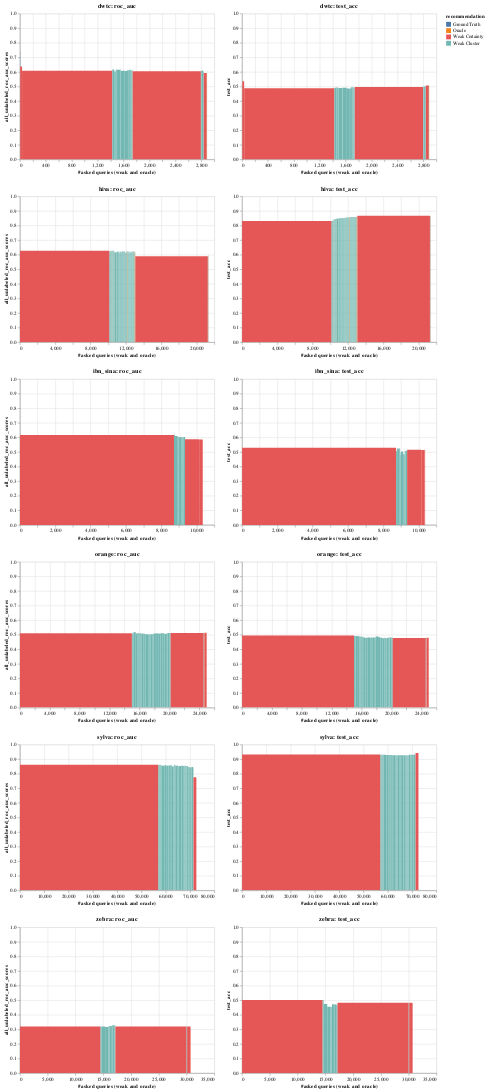

Notebook code for this chart:
### Code cell
pre_fetch_data(3)
visualise_top_n(3)
